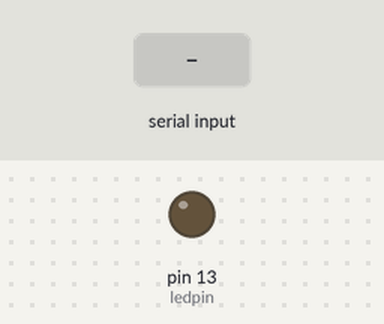
The sketch below on a simulated Arduino Uno, built with avr-gcc and run on an emulated ATmega328P. Parts: output pins drawn as LEDs (lit = HIGH). Inputs (shaded band) come from the test bench.

Above: at 1.2 s.
1.3 s: "1" received over the second serial link
At 2.4 s:
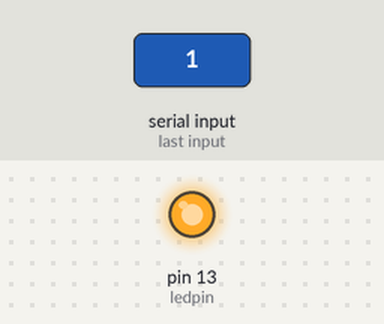
2.8 s: "0" received over the second serial link
At 4.2 s:
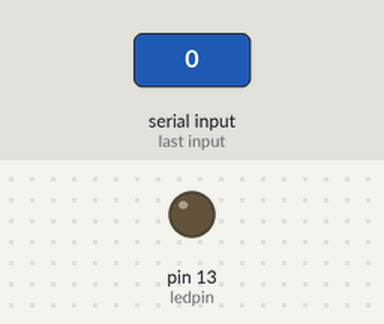
Timing chart, 0 to 5.8 s (numbered marks = the images above; inputs shaded):
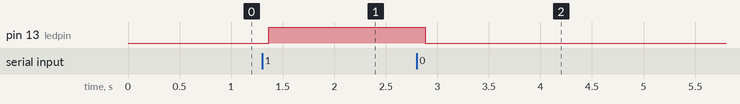

Measured:
- after the input at 1.3 s, pin 13 (ledpin): LOW → HIGH after 0.07 s
- after the input at 2.8 s, pin 13 (ledpin): HIGH → LOW after 0.08 s

The sketch:

BluetoothTest.ino
```cpp
#include <SoftwareSerial.h>// import the serial library

SoftwareSerial mySerial(0, 1); // RX, TX
int ledpin = 13; // led on D13 will show blink on / off
int BluetoothData; // the data given from Computer

void setup() {
  mySerial.begin(9600);
  mySerial.println("Bluetooth Connected:");
  mySerial.println("Press 1 or 0 to turn on or off the LED!");
  pinMode(ledpin,OUTPUT);
}

void loop() {

  // check if
  if (mySerial.available()){

    BluetoothData = mySerial.read();

    // Turn on LED if 1 is received
    if(BluetoothData == '1'){
     digitalWrite(ledpin,1);
     mySerial.println("LED On D13 ON !");
    }

    // Turn off LED if 0 is received
    if (BluetoothData == '0'){
     digitalWrite(ledpin,0);
     mySerial.println("LED On D13 Off !");
    }
  }

  // delay till next data
  delay(100);
}
```
